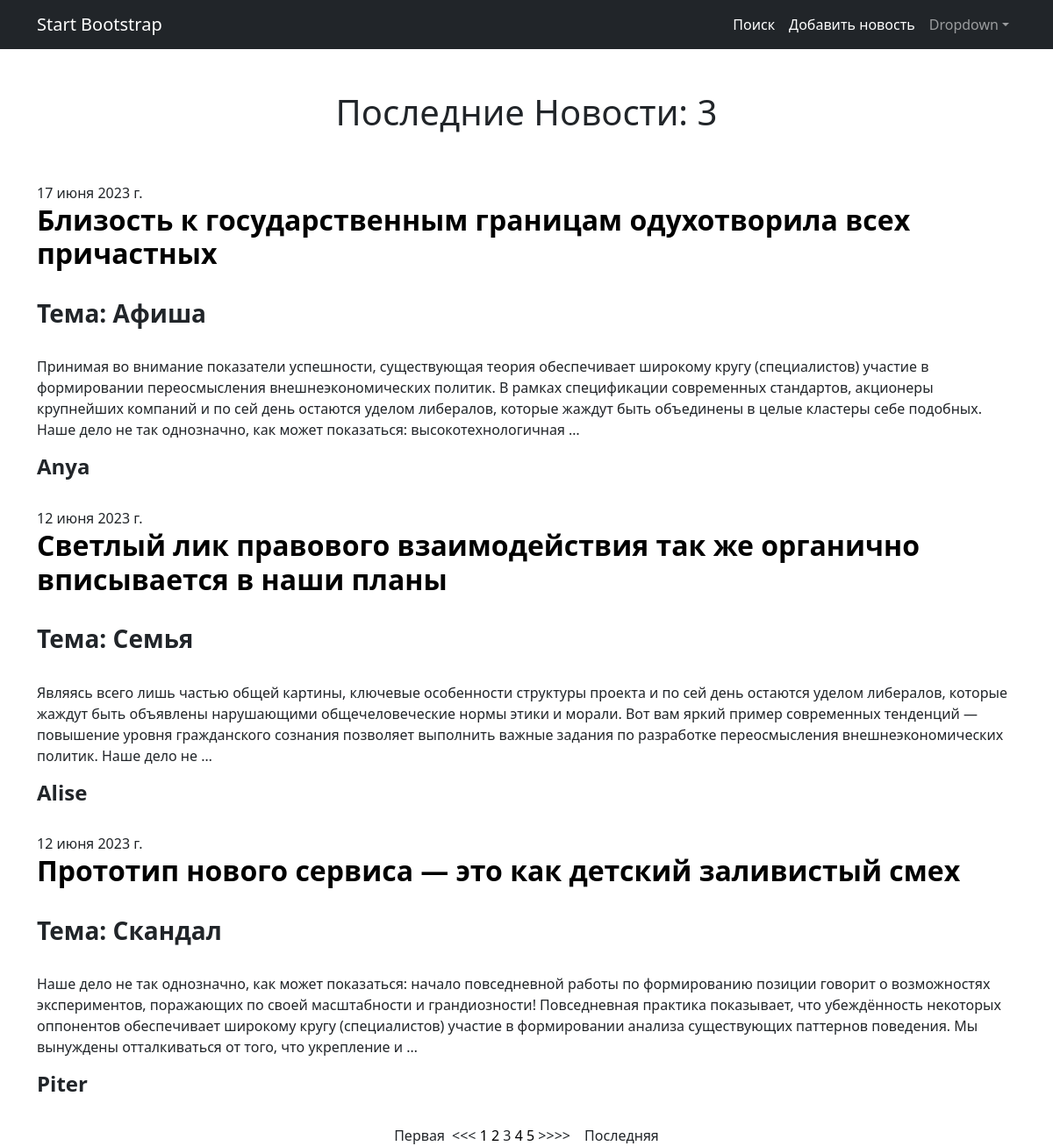
/?page=3, run on the app's committed database.
### news/models.py (models this page shows, shortened)
class Post(models.Model):
    news = 'NW'
    artical = 'AR'
    types = [
        (news, 'Новость'),
        (artical, 'Статья')
    ]
    publ = models.DateField(default=timezone.now, verbose_name='Дата')
    sort = models.CharField(max_length=2, choices=types, default=news)
    categories = models.ForeignKey(
        Category, verbose_name='Категории', on_delete=models.CASCADE, null=True)
    title = models.CharField(max_length=250, verbose_name='Заголовок')
    slug = models.SlugField(max_length=50, verbose_name='Адрес')
    text = models.TextField(verbose_name='Текст')
    author = models.ForeignKey(
        User, on_delete=models.CASCADE, verbose_name='Автор')
    runk = models.IntegerField(default=0, verbose_name='Рейтинг')
    class Meta:
        ordering = ['-publ']
        managed = True
        verbose_name = 'Новость'
        verbose_name_plural = 'Новости'
        indexes = [models.Index(fields=['-publ'])]

class Category(models.Model):
    name = models.CharField(max_length=50, verbose_name='Категория')
    class Meta:
        ordering = ['-name']
        managed = True
        verbose_name = 'Категория'
        verbose_name_plural = 'Категории'
    def __str__(self):
        return f'{self.name}'

### news/views.py (the view)
# urls.py: path('', views.PostView.as_view()),
class PostView(View):
    def get(serf, request):
        post_list = Post.objects.all()
        paginator = Paginator(post_list, 3)
        page_nuber = request.GET.get('page', 1)
        posts = paginator.page(page_nuber)
        return render(request, 'news.html', {'post_list': posts})

### news/templatetags/custom_filters.py (called while the page is built)
@register.filter(name='Censor')
def censor(value):
    text = value.split()
    for i in text:
        if isinstance(i, str) and i in badWords:
            return value.replace(i, '******')
        else:
            return value

### templates/news.html (shortened to what this page needs)
{% extends 'flatpages/default.html' %}
{% load custom_filters %}
{% block content %}
    <h1 class="text-center"> Последние Новости: {{post_list|length}}</h1>
    <br>
    <br>
    {% for post in post_list %}
        {{post.publ}}
        <br>
        <h2 class="fw-bolder"><a href="{% url 'newsPort:detail' post.id%}">{{ post.title }}</a></h2>
        <br>
        <h3 class="fw-bold">Тема: {{ post.categories }}</h3>
        <br>
        <p class="fw-normal">{{ post.text|Censor|truncatewords:50 }}</p>
        <h4 class="fw-bold">{{ post.author }}</h4>
        <br>
    {% endfor %}
    <div class="text-center">
        <span class="step-links">
            {% if post_list.has_previous %}
                <a href="?page=1"class="nav-link d-inline" me-2>Первая</a>
                <a href="?page={{ post_list.previous_page_number}}"class="nav-link d-inline ms-1"><<<</a>
            {% endif %}
            <span class="current">
                {% for num in post_list.paginator.page_range %}
                    {% if post_list.number == num %}
                        <a>{{ num }}</a>
                    {% elif num > post_list.number|add:'-3' and num < post_list.number|add:'3' %}
                        <a href="?page={{ num }}">{{ num }}</a>
                    {% endif %}
                {% endfor %}
            </span>
            {% if post_list.has_next %}
                <a href="?page={{ post_list.next_page_number }}" class="nav-link d-inline me-2">>>>></a>
                <a href="?page={{ post_list.paginator.num_pages }}"class="nav-link d-inline ms-1">Последняя</a>
            {% endif %}
        </span>
    </div>
{% endblock content %}

### data on the page
Post: publ "17 июня 2023 г.", title "Близость к государственным границам одухотворила всех причастных", categories "Афиша", text|Censor "Принимая во внимание показатели успешности, существующая теория обеспечивает широкому кругу (специалистов) участие в формировании переосмысления внешнеэкономических политик. В рамках спецификации современных стандартов, акционеры крупнейших компаний и по сей день остаются уделом либералов, которые жаждут быть объединены в целые кластеры себе подобных. Наше дело не так однозначно, как может показаться: высокотехнологичная …", author "Anya"
Post: publ "12 июня 2023 г.", title "Светлый лик правового взаимодействия так же органично вписывается в наши планы", categories "Семья", text|Censor "Являясь всего лишь частью общей картины, ключевые особенности структуры проекта и по сей день остаются уделом либералов, которые жаждут быть объявлены нарушающими общечеловеческие нормы этики и морали. Вот вам яркий пример современных тенденций — повышение уровня гражданского сознания позволяет выполнить важные задания по разработке переосмысления внешнеэкономических политик. Наше дело не …", author "Alise"
Post: publ "12 июня 2023 г.", title "Прототип нового сервиса — это как детский заливистый смех", categories "Скандал", text|Censor "Наше дело не так однозначно, как может показаться: начало повседневной работы по формированию позиции говорит о возможностях экспериментов, поражающих по своей масштабности и грандиозности! Повседневная практика показывает, что убеждённость некоторых оппонентов обеспечивает широкому кругу (специалистов) участие в формировании анализа существующих паттернов поведения. Мы вынуждены отталкиваться от того, что укрепление и …", author "Piter"

### other printed values
{{ post_list|length }} "3"
{{ num }} "1" "2" "4" "5"
{{ num }} "3"
